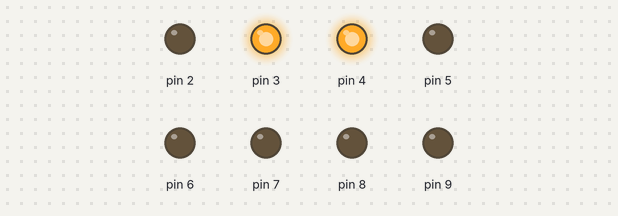
The sketch below on a simulated Arduino Uno, built with avr-gcc and run on an emulated ATmega328P. On the bench: output pins drawn as LEDs (lit = HIGH).

Above: at 0.1 s.
At 10.1 s:
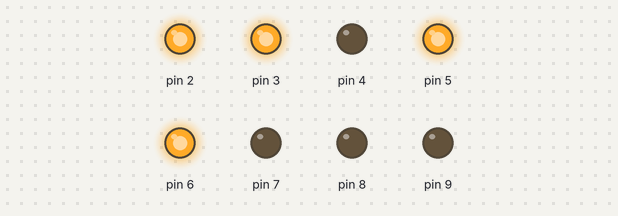
At 20.1 s:
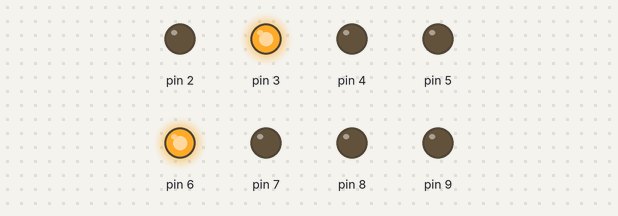
At 30.1 s:
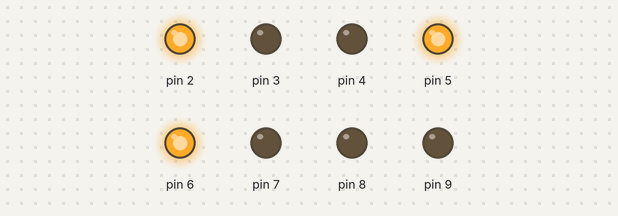
Timing chart, 0 to 31.6 s (numbered marks = the images above):
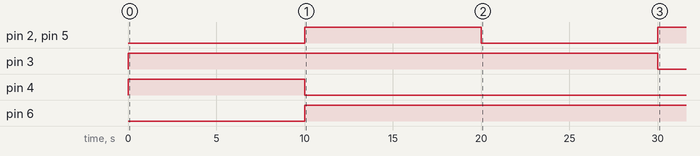

Measured:
- by itself, pin 2, pin 5: LOW → HIGH at 10.0 s, → LOW 10.0 s later, → HIGH 10.0 s later
- by itself, pin 3: LOW → HIGH at 0.00 s, → LOW 30.0 s later
- by itself, pin 4: LOW → HIGH at 0.00 s, → LOW 10.0 s later
- by itself, pin 6: LOW → HIGH at 10.0 s

The sketch:

7_Segment_LED.ino
```cpp
/*
 * Akshat Doctor
 * 2017-11-06
 * 7_Segment_LED
 * This Program inputs many different cominations of common Cathode LED's on at the same time to create numbers, letters or other shapes
 */

int timer = 10000;
int a[10][10]={ {01,1,1,1,1,1,0}, //0
{0,1,1,1,1,1,1,0}, //1
{0,0,0,1,1,0,0,0}, //2
{1,0,1,1,0,1,1,0}, //3
{1,1,0,1,0,0,1,0}, //4
{1,1,1,0,0,1,1,0}, //5
{1,1,1,0,1,1,1,0}, //6
{0,0,1,1,0,0,1,0}, //7
{1,1,1,1,1,1,1,0}, //8
{1,1,1,1,0,1,1,0},}; //9
void setup() {
  for (int i=2;i<=9;i++)
  { pinMode(i,OUTPUT); }
  }
void printf(int v) {
  for (int i=2;i<=9;i++) { digitalWrite(i,a[v][i]); }
  }
void loop() {
    for (int i=2;i<=9;i++)
    { printf(i); delay(timer); }
    }
```
